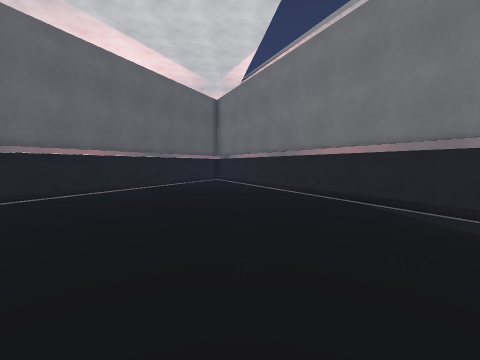
[1] (above)

22 first-person views from a walk through a Unity game level. The camera is 1.3 m above the floor, tilts 4° down and sees 90° across. The floor is counted in squares, 1 m on a side. Each view is taken from the middle of a square. On the plan, view 1 faces up. The plan holds only what a view shows up to about 12 squares ahead; the rest is blank. The place goes on beyond the plan. The player is left out.

[2]
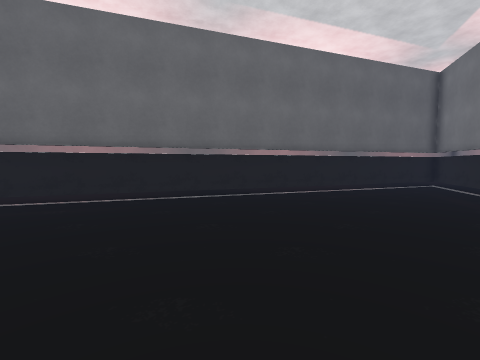

[3]
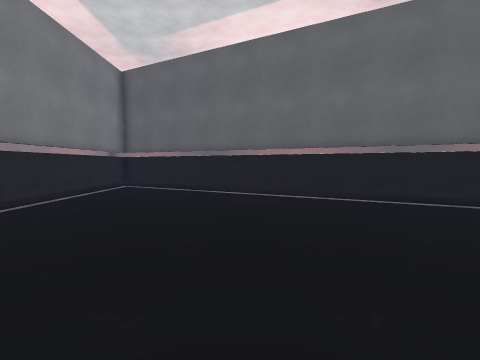

[4]
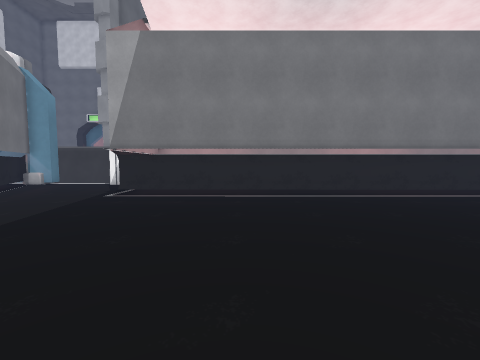

[5]
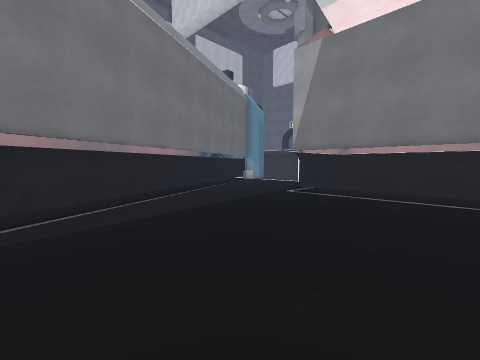

[6]
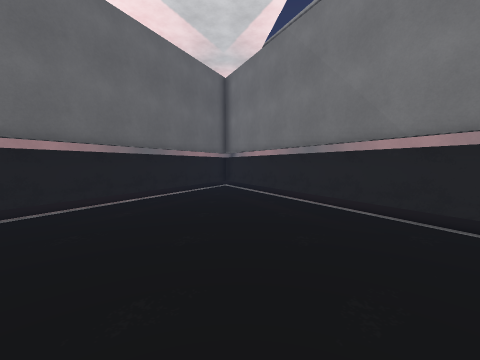

[7]
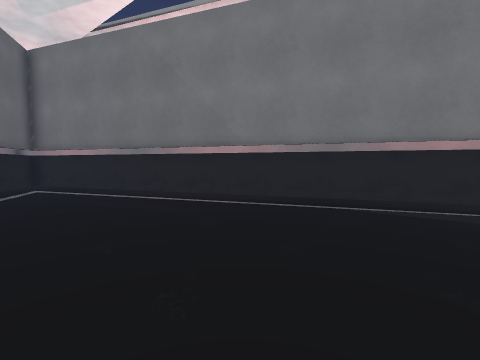

[8]
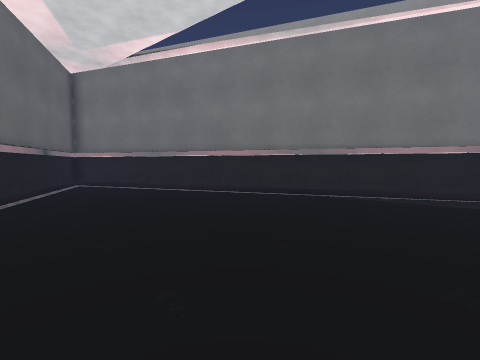

[9]
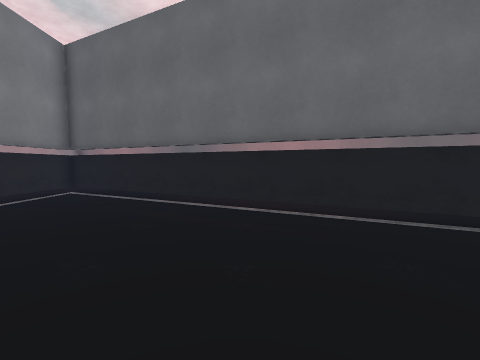

[10]
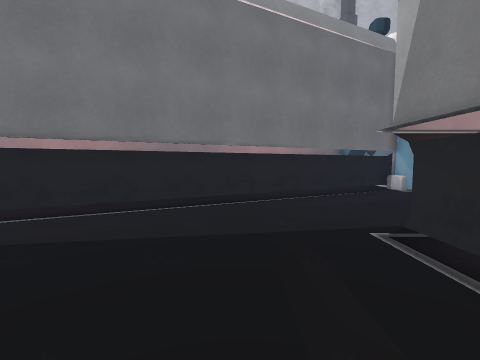

[11]
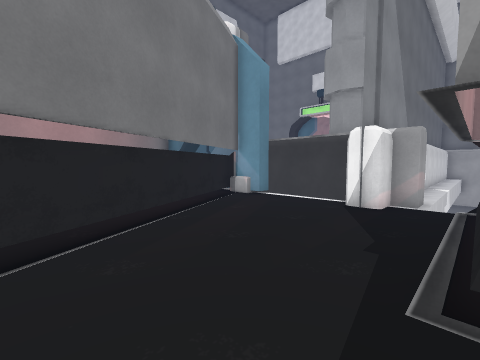

[12]
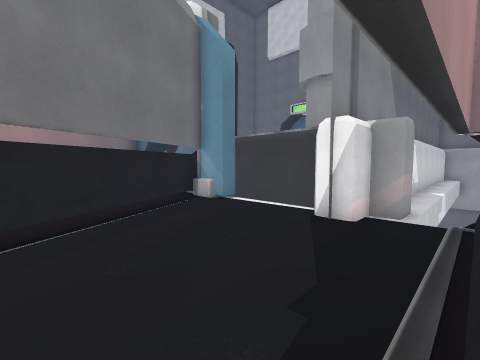

[13]
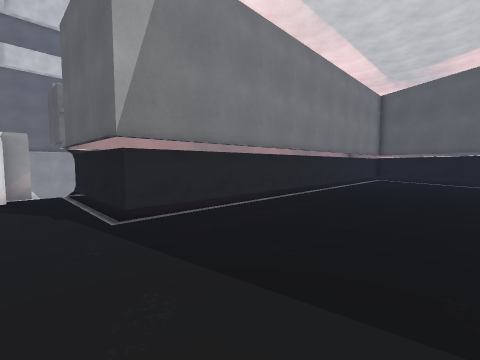

[14]
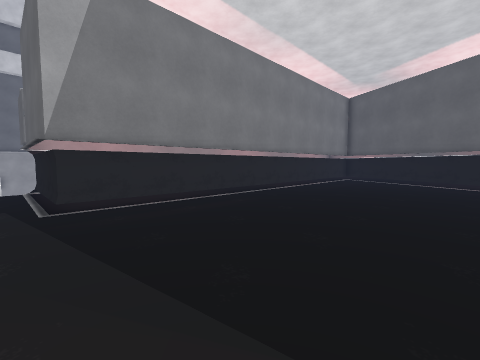

[15]
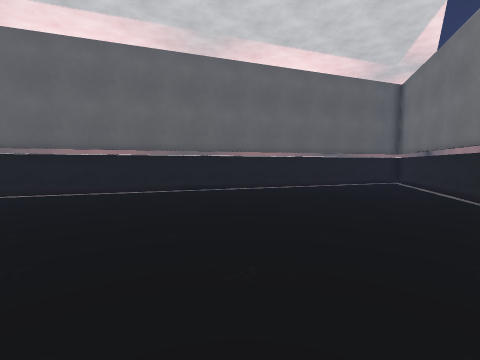

[16]
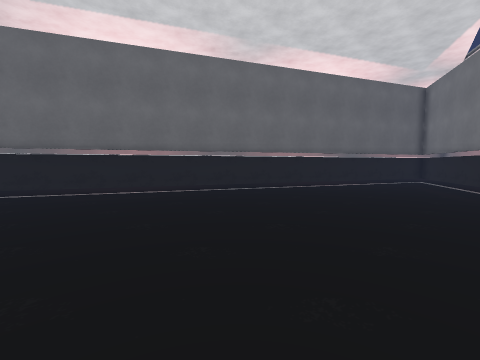

[17]
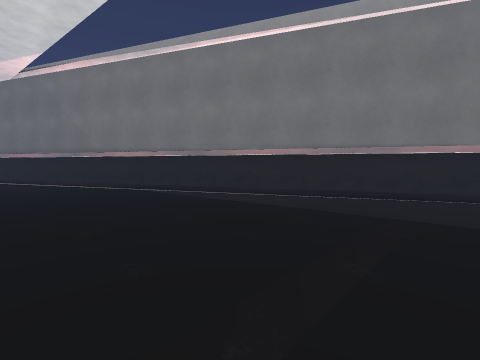

[18]
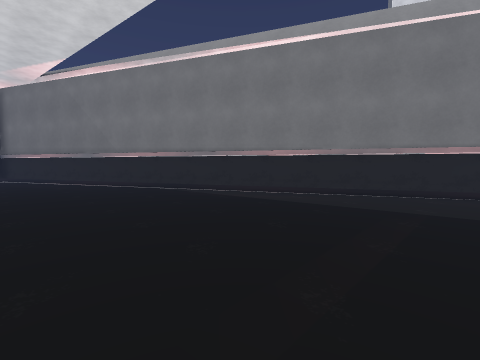

[19]
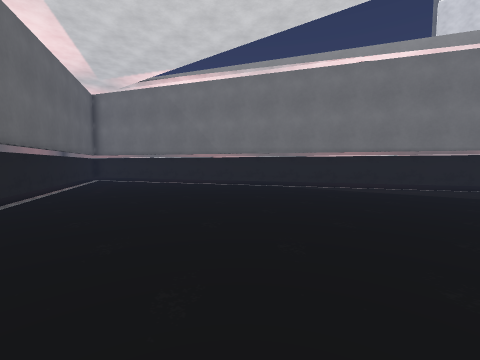

[20]
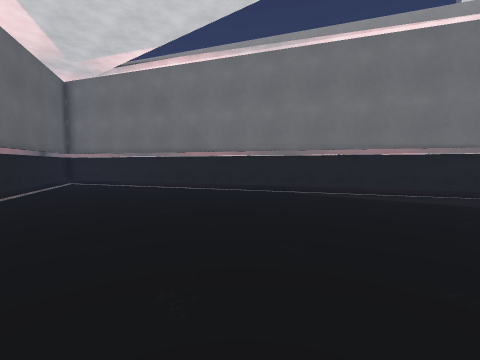

[21]
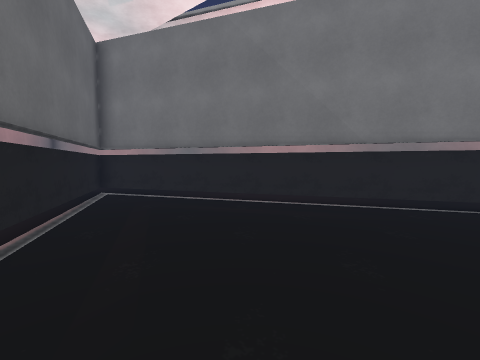

[22]
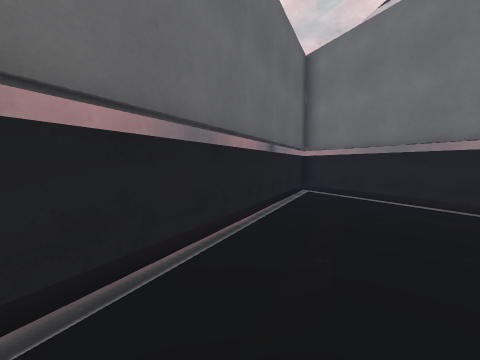

### Floor plan
Points are (right, up) in squares from view 1. A wall is a line through its corners. A room is listed if a view was taken in it or the views show most of it. See-through windows are left out.
Room 1 (views 1, 2, 3, 4, 5, 6, 7, 8, 9, 10, 11, 12, 13, 14, 15, 16, 17, 18, 19, 20, 21, 22)
walls: (-13.6, -4.7) (5, -4.8) (5, -10.1); (6.2, -10.4) (6.9, -10.4) (6.9, -9.6) (7.8, -9.6); (8.1, -10.4) (11.8, -10.4); (11.5, -10.2) (11.5, -9.6) (13, -9.6); (-2.1, 19.5) (-13.5, -3.8); (13.1, -9.4) (-1.6, 19.5)
low walls: (12, -9.4) (13.1, -9.4)

Where each view was taken, in squares from view 1:
view 1: 0 up, 0 right, facing up
view 2: 2 up, 0 right, facing up-left
view 3: 2 up, 0 right, facing left
view 4: 5 up, 0 right, facing down
view 5: 5 up, 1 left, facing down-right
view 6: 5 up, 1 left, facing up
view 7: 5 up, 3 left, facing up-right
view 8: 3 up, 5 left, facing up-right
view 9: 3 up, 3 left, facing left
view 10: 2 down, 1 right, facing right
view 11: 2 down, 5 right, facing down-right
view 12: 4 down, 5 right, facing down-right
view 13: 1 up, 7 right, facing down-left
view 14: 3 up, 6 right, facing down-left
view 15: 1 up, 2 right, facing up-left
view 16: 1 down, 1 right, facing up-left
view 17: 4 down, 1 left, facing up-right
view 18: 4 down, 2 left, facing up-right
view 19: 1 down, 7 left, facing up-right
view 20: 1 up, 5 left, facing up-right
view 21: 8 up, 5 left, facing up-right
view 22: 8 up, 5 left, facing up
